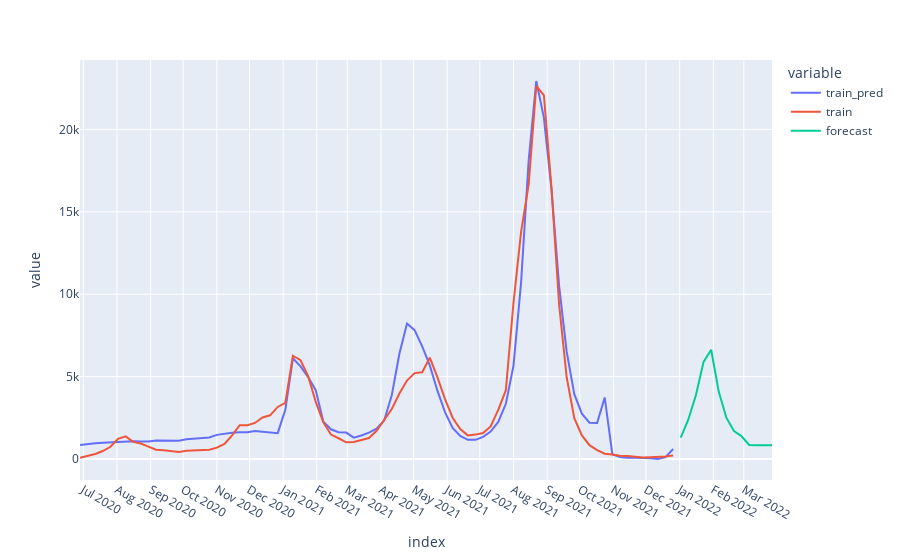

Notebook cell for this chart:
### Code cell
X_train = X[X.index <= train_last_date]
y_train = y[y.index <= train_last_date]
y_train_index = y_train.index

y_pred = model.predict(X_train)
y_pred = sc.inverse_transform(y_pred).ravel()
y_pred = pd.Series(y_pred, index=y_train_index, name='train_pred')
y_train = sc.inverse_transform(y_train.values.reshape(-1, 1)).ravel()
y_train = pd.Series(y_train, index=y_train_index, name='train')

rmse = np.sqrt( mean_squared_error(y_train, y_pred) )
print('RMSE: {:.5}'.format(rmse))

X_forecast = X[X.index > train_last_date]
y_forecast = y[y.index > train_last_date]
y_forecast_index = y_forecast.index

y_forecast = model.predict(X_forecast)
y_forecast = sc.inverse_transform(y_forecast).ravel()
y_forecast = pd.Series(y_forecast, index=y_forecast_index, name='forecast')

# plt.plot(y_pred, label='train pred')
# plt.plot(y_train, label='test')
# plt.plot(y_forecast, label='forecast')
# plt.legend()

fig = px.line(pd.concat([y_pred, y_train, y_forecast], axis=1))
fig.update_layout({
    'xaxis': {
        'dtick': 'M1'
    }
})
fig.show()
